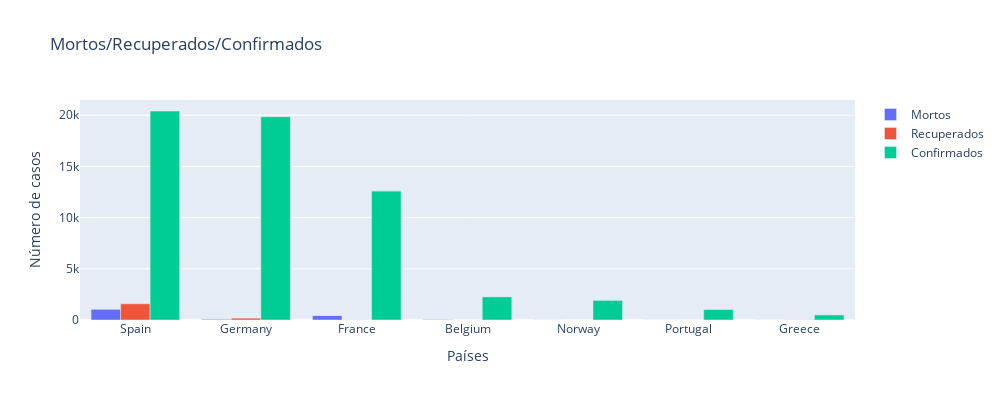

Notebook cell for this chart:
### Code cell
europa = [ 'France', 'Germany', 'Spain', 'Belgium', 'Norway','Greece',  'Portugal']
temp=full_table.loc[full_table.Date == full_table.Date.max()]
temp=temp.reset_index()
temp=temp.loc[temp['Country/Region'].isin(europa)]

layout = go.Layout(height=400,width=1000)

fig = go.Figure(data=[
    go.Bar(name='Mortos', x=temp['Country/Region'], y=temp['Deaths']),
    go.Bar(name='Recuperados', x=temp['Country/Region'], y=temp['Recovered']),
    go.Bar(name='Confirmados', x=temp['Country/Region'], y=temp['Confirmed']),
],layout=layout)

fig.update_layout(
    title="Mortos/Recuperados/Confirmados",
    xaxis_title="Países",
    yaxis_title="Número de casos",
)

fig.show()

### Figure 1 — Plotly figure (JSON) as saved in the notebook; plotly's stock layout.template omitted (floating-point values rounded to 4 significant figures)
{"data": [{"name": "Mortos", "type": "bar", "x": ["Spain", "Germany", "France", "Belgium", "Norway", "Portugal", "Greece", "France"], "y": [1043, 67, 450, 37, 7, 6, 6, 0]}, {"name": "Recuperados", "type": "bar", "x": ["Spain", "Germany", "France", "Belgium", "Norway", "Portugal", "Greece", "France"], "y": [1588, 180, 12, 1, 1, 5, 19, 0]}, {"name": "Confirmados", "type": "bar", "x": ["Spain", "Germany", "France", "Belgium", "Norway", "Portugal", "Greece", "France"], "y": [20410, 19848, 12612, 2257, 1914, 1020, 495, 11]}], "layout": {"height": 400, "title": {"text": "Mortos/Recuperados/Confirmados"}, "width": 1000, "xaxis": {"autorange": true, "range": [-0.5, 6.5], "title": {"text": "Países"}, "type": "category"}, "yaxis": {"autorange": true, "range": [0, 21480.0], "title": {"text": "Número de casos"}, "type": "linear"}}}
